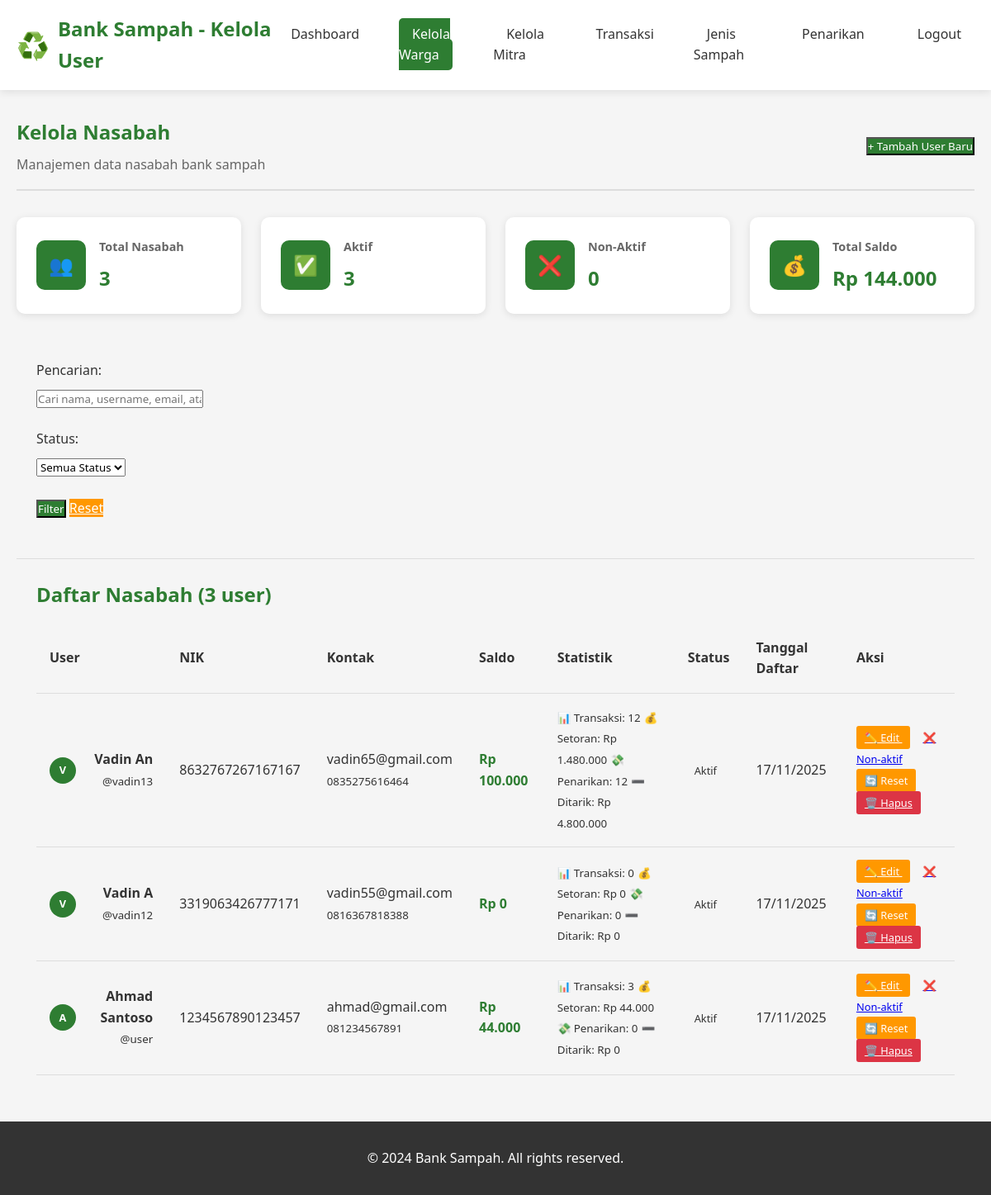
The page /manage-users.php (signed in) on the database its author committed.
### tables this page shows
CREATE TABLE `users` (
  `id` int(11) NOT NULL,
  `username` varchar(50) NOT NULL,
  `password` varchar(255) NOT NULL,
  `nama_lengkap` varchar(100) NOT NULL,
  `nik` varchar(16) NOT NULL,
  `email` varchar(100) NOT NULL,
  `telepon` varchar(15) DEFAULT NULL,
  `alamat` text DEFAULT NULL,
  `role` enum('admin','user') NOT NULL DEFAULT 'user',
  `status` enum('active','inactive') DEFAULT 'active',
  `saldo` decimal(12,2) DEFAULT 0.00,
  `verification_code` varchar(6) DEFAULT NULL,
  `is_verified` enum('yes','no') DEFAULT 'no',
  `verification_expires` datetime DEFAULT NULL,
  `created_at` timestamp NOT NULL DEFAULT current_timestamp(),
  `updated_at` timestamp NOT NULL DEFAULT current_timestamp() ON UPDATE current_timestamp()
);

### config.php (called while the page is built, shortened)
<?php
function formatRupiah($angka) {
    return 'Rp ' . number_format($angka, 0, ',', '.');
}
?>

### manage-users.php (the view, shortened to what this page needs)
<?php
include 'config.php';
$search = $_GET['search'] ?? '';
$where_conditions = ["u.role = 'user'"];
$params = [];
$where_sql = implode(' AND ', $where_conditions);
$stmt = $pdo->prepare("
    SELECT
        u.*,
        COUNT(t.id) as total_transaksi,
        COALESCE(SUM(t.total_harga), 0) as total_setoran,
        COUNT(p.id) as total_penarikan,
        COALESCE(SUM(CASE WHEN p.status = 'approved' THEN p.jumlah ELSE 0 END), 0) as total_ditarik
    FROM users u
    LEFT JOIN transaksi t ON u.id = t.user_id
    LEFT JOIN penarikan p ON u.id = p.user_id
    WHERE $where_sql
    GROUP BY u.id
    ORDER BY u.created_at DESC
");
$stmt->execute($params);
$users = $stmt->fetchAll();
$stmt = $pdo->query("
    SELECT
        COUNT(*) as total_users,
        COUNT(CASE WHEN status = 'active' THEN 1 END) as active_users,
        COUNT(CASE WHEN status = 'inactive' THEN 1 END) as inactive_users,
        COALESCE(SUM(saldo), 0) as total_saldo
    FROM users
    WHERE role = 'user'
");
$stats = $stmt->fetch();
?>
<!DOCTYPE html>
<html lang="id">
<head>
    <link rel="stylesheet" href="style.css">
</head>
<body>
    <header>
        <div class="container">
            <div class="header-content">
                <div class="logo">
                    <span class="logo-icon">♻️</span>
                    <h1>Bank Sampah - Kelola User</h1>
                </div>
                <nav>
                    <ul>
                        <li><a href="dashboard-admin.php">Dashboard</a></li>
                        <li><a href="manage-users.php"class="active">Kelola Warga</a></li>
                        <li><a href="manage-mitra.php">Kelola Mitra</a></li>
                        <li><a href="manage-transactions.php">Transaksi</a></li>
                        <li><a href="manage-jenis-sampah.php">Jenis Sampah</a></li>
                        <li><a href="manage-withdrawals.php">Penarikan</a></li>
                        <li><a href="?logout=1">Logout</a></li>
                    </ul>
                </nav>
            </div>
        </div>
    </header>
    <main>
        <section class="dashboard">
            <div class="container">
                <div class="dashboard-header">
                    <div class="dashboard-title">
                        <h1>Kelola Nasabah</h1>
                        <p>Manajemen data nasabah bank sampah</p>
                    </div>
                    <div class="header-actions">
                        <button onclick="toggleForm('form-tambah-user')" class="btn-primary">
                            + Tambah User Baru
                        </button>
                    </div>
                </div>
                <div class="stats-grid">
                    <div class="stat-card">
                        <div class="stat-icon">👥</div>
                        <div class="stat-info">
                            <h3>Total Nasabah</h3>
                            <p class="stat-number"><?php echo $stats['total_users']; ?></p>
                        </div>
                    </div>
                    <div class="stat-card">
                        <div class="stat-icon">✅</div>
                        <div class="stat-info">
                            <h3>Aktif</h3>
                            <p class="stat-number"><?php echo $stats['active_users']; ?></p>
                        </div>
                    </div>
                    <div class="stat-card">
                        <div class="stat-icon">❌</div>
                        <div class="stat-info">
                            <h3>Non-Aktif</h3>
                            <p class="stat-number"><?php echo $stats['inactive_users']; ?></p>
                        </div>
                    </div>
                    <div class="stat-card">
                        <div class="stat-icon">💰</div>
                        <div class="stat-info">
                            <h3>Total Saldo</h3>
                            <p class="stat-number"><?php echo formatRupiah($stats['total_saldo']); ?></p>
                        </div>
                    </div>
                </div>
                <div class="content-section">
                    <div class="filter-section">
                        <form method="GET" class="filter-form">
                            <div class="form-row">
                                <div class="form-group">
                                    <label>Pencarian:</label>
                                    <input type="text" name="search" placeholder="Cari nama, username, email, atau NIK..."
                                           value="<?php echo htmlspecialchars($search); ?>">
                                </div>
                                <div class="form-group">
                                    <label>Status:</label>
                                    <select name="status">
                                        <option value="">Semua Status</option>
                                    </select>
                                </div>
                                <div class="form-group">
                                    <button type="submit" class="btn-primary">Filter</button>
                                    <a href="manage-users.php" class="btn-secondary">Reset</a>
                                </div>
                            </div>
                        </form>
                    </div>
                </div>
                <div class="content-section">
                    <h2>Daftar Nasabah (<?php echo count($users); ?> user)</h2>
                    <div class="table-container">
                        <table class="data-table">
                            <thead>
                                <tr>
                                    <th>User</th>
                                    <th>NIK</th>
                                    <th>Kontak</th>
                                    <th>Saldo</th>
                                    <th>Statistik</th>
                                    <th>Status</th>
                                    <th>Tanggal Daftar</th>
                                    <th>Aksi</th>
                                </tr>
                            </thead>
                            <tbody>
                                <?php if (empty($users)): ?>
                                    <tr>
                                        <td colspan="8" class="text-center">Tidak ada data user</td>
                                    </tr>
                                <?php else: ?>
                                    <?php foreach ($users as $user): ?>
                                    <tr>
                                        <td>
                                            <div class="user-info">
                                                <div class="user-avatar sm">
                                                    <?php echo strtoupper(substr($user['nama_lengkap'], 0, 1)); ?>
                                                </div>
                                                <div class="user-details">
                                                    <strong><?php echo htmlspecialchars($user['nama_lengkap']); ?></strong>
                                                    <small>@<?php echo htmlspecialchars($user['username']); ?></small>
                                                </div>
                                            </div>
                                        </td>
                                        <td>
                                            <code><?php echo htmlspecialchars($user['nik']); ?></code>
                                        </td>
                                        <td>
                                            <div class="contact-info">
                                                <?php if ($user['email']): ?>
                                                    <div><?php echo htmlspecialchars($user['email']); ?></div>
                                                <?php endif; ?>
                                                <?php if ($user['telepon']): ?>
                                                    <small><?php echo htmlspecialchars($user['telepon']); ?></small>
                                                <?php endif; ?>
                                            </div>
                                        </td>
                                        <td style="font-weight: bold; color: var(--primary);">
                                            <?php echo formatRupiah($user['saldo']); ?>
                                        </td>
                                        <td>
                                            <div class="user-stats">
                                                <small>📊 Transaksi: <?php echo $user['total_transaksi']; ?></small>
                                                <small>💰 Setoran: <?php echo formatRupiah($user['total_setoran']); ?></small>
                                                <small>💸 Penarikan: <?php echo $user['total_penarikan']; ?></small>
                                                <small>➖ Ditarik: <?php echo formatRupiah($user['total_ditarik']); ?></small>
                                            </div>
                                        </td>
                                        <td>
                                            <span class="status-badge status-<?php echo $user['status']; ?>">
                                                <?php echo $user['status'] == 'active' ? 'Aktif' : 'Non-Aktif'; ?>
                                            </span>
                                        </td>
                                        <td>
                                            <?php echo date('d/m/Y', strtotime($user['created_at'])); ?>
                                        </td>
                                        <td>
                                            <div class="action-buttons">
                                                <a href="?edit=<?php echo $user['id']; ?>"
                                                   class="btn-action btn-edit" title="Edit User">
                                                    ✏️ Edit
                                                </a>
                                                <a href="?toggle_status=<?php echo $user['id']; ?>"
                                                   class="btn-action <?php echo $user['status'] == 'active' ? 'btn-warning' : 'btn-success'; ?>"
                                                   title="<?php echo $user['status'] == 'active' ? 'Non-aktifkan' : 'Aktifkan'; ?>">
                                                    <?php echo $user['status'] == 'active' ? '❌ Non-aktif' : '✅ Aktifkan'; ?>
                                                </a>
                                                <form method="POST" style="display: inline;">
                                                    <button type="submit" name="reset_saldo"
                                                            class="btn-action btn-secondary"
                                                            onclick="return confirm('Reset saldo <?php echo htmlspecialchars($user['nama_lengkap']); ?>? Saldo akan menjadi 0.')"
                                                            title="Reset Saldo ke 0">
                                                        🔄 Reset
                                                    </button>
                                                </form>
                                                <a href="?delete_user=<?php echo $user['id']; ?>"
                                                   class="btn-action btn-danger"
                                                   onclick="return confirm('Hapus user <?php echo htmlspecialchars($user['nama_lengkap']); ?>? Tindakan ini tidak dapat dibatalkan!')"
                                                   title="Hapus User">
                                                    🗑️ Hapus
                                                </a>
                                            </div>
                                        </td>
                                    </tr>
                                    <?php endforeach; ?>
                                <?php endif; ?>
                            </tbody>
                        </table>
                    </div>
                </div>
            </div>
        </section>
    </main>
    <footer>
        <div class="container">
            <p>&copy; 2024 Bank Sampah. All rights reserved.</p>
        </div>
    </footer>
</body>
</html>

### rows shown on the page
users: nama_lengkap "V", nama_lengkap "Vadin An", username "vadin13", nik "8632767267167167", email "vadin65@gmail.com", telepon "0835275616464", saldo "Rp 100.000", total_transaksi "12", total_setoran "Rp 1.480.000", total_penarikan "12", total_ditarik "Rp 4.800.000", status "Aktif", created_at "17/11/2025"
users: nama_lengkap "V", nama_lengkap "Vadin A", username "vadin12", nik "3319063426777171", email "vadin55@gmail.com", telepon "0816367818388", saldo "Rp 0", total_transaksi "0", total_setoran "Rp 0", total_penarikan "0", total_ditarik "Rp 0", status "Aktif", created_at "17/11/2025"
users: nama_lengkap "A", nama_lengkap "Ahmad Santoso", username "user", nik "1234567890123457", email "ahmad@gmail.com", telepon "081234567891", saldo "Rp 44.000", total_transaksi "3", total_setoran "Rp 44.000", total_penarikan "0", total_ditarik "Rp 0", status "Aktif", created_at "17/11/2025"

### other values the page prints
$stats['total_users'] "3"
$stats['active_users'] "3"
$stats['inactive_users'] "0"
formatRupiah($stats['total_saldo']) "Rp 144.000"
count($users) "3"
